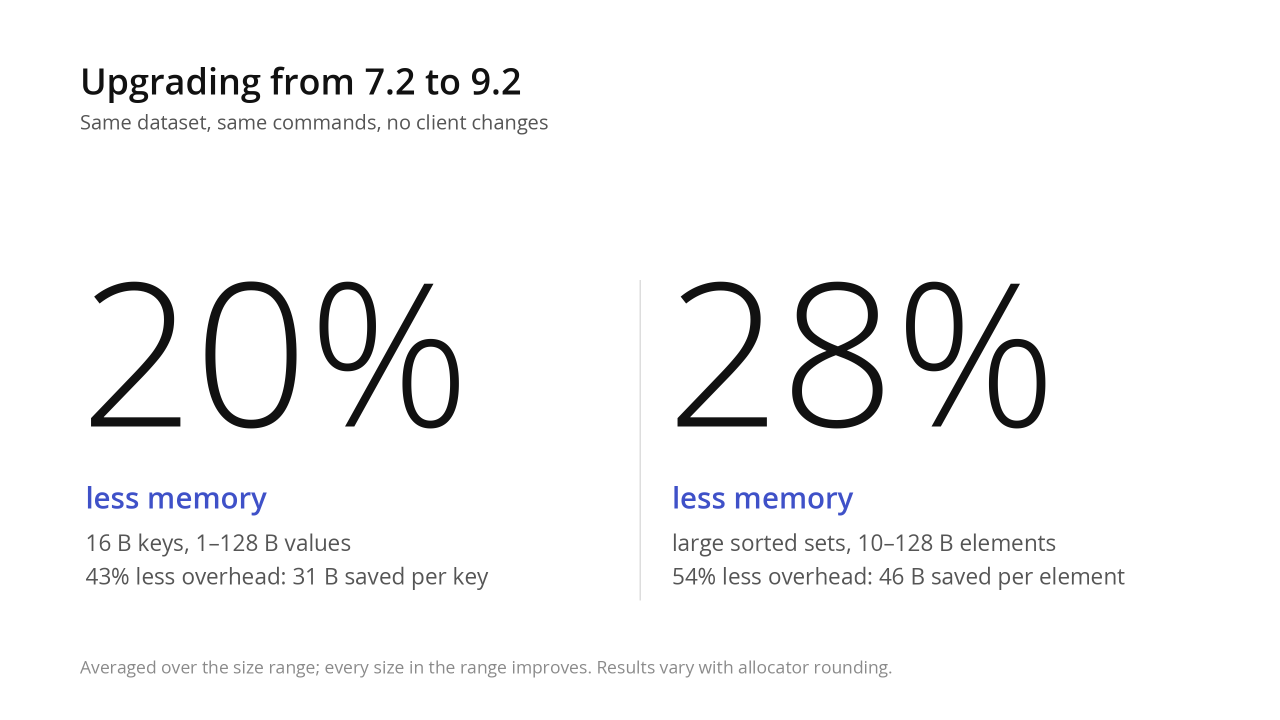
#> input picture prague-deck/slides-lite/s002.png, 2560 x 1440 px, given in place of s002.png.png, which was not available (shown at 1/2 size)
$ python -i credits.py   (imports and definitions only)
#> lines starting #> are read from the running program, lines starting #| are printed output that depends on the picture; after the words box and inside, x2 and y2 are one past the last pixel; in counts of white or black regions, pixels touching at a corner belong together; pictures that were not available may be replaced by others from this repository, and a replacement may not be noted
"""Credits slide (page 22), re-typeset: one row per memory-saving PR, GitHub avatars beside names.

Same frame as the other re-typeset slides (makeover.py): 1920x1080 design coordinates rendered at
2560x1440, Open Sans from fonts/opensans/, the header at (120, 84), 120 px side margins, the deck's
ink/grey/muted/accent palette. Release and PR numbers are set in Fira Mono (fonts/firamono/), the
deck's face for code-like tokens; everything else is Open Sans. Avatars live in makeover/avatars/.
Rows come from CREDITS-SLIDE.md in the talk workspace (evidence per name in CREDITS.md there).

Imported by makeover.py: render() returns the PIL image for save(im, '022').
"""
from pathlib import Path
from PIL import Image, ImageDraw, ImageFont

HERE = Path(__file__).parent
FONTS = HERE.parent / 'fonts'
AV = HERE / 'avatars'

S = 2560 / 1920
W, H = 2560, 1440
INK, GREY, MUTED, ACCENT, RULE = '#111111', '#555555', '#8a8a8a', '#3F51C8', '#dddddd'


def P(v): return round(v * S)
def sans(w, size): return ImageFont.truetype(str(FONTS / f'opensans/OpenSans-{w}.ttf'), P(size))
def mono(w, size): return ImageFont.truetype(str(FONTS / f'firamono/FiraMono-{w}.ttf'), P(size))


PEOPLE = {
    'Harkrishn Patro': 'hpatro', 'Madelyn Olson': 'madolson', 'Viktor Söderqvist': 'zuiderkwast',
    'Rain Valentine': 'rainsupreme', 'Uri Yagelnik': 'uriyage', 'Ran Shidlansik': 'ranshid',
    'chzhoo': 'chzhoo', 'Nikhil Manglore': 'Nikhil-Manglore', 'Abhishek Kumar': 'dubey02',
    'Eran Ifrah': 'eifrah-aws', 'Jim Brunner': 'JimB123', 'Ping Xie': 'PingXie',
    'Zvi Schneider': 'zvi-code',
}

ROWS = [
    ('8.0', ['541'], 'Key embedded in dict entry',
     ['Harkrishn Patro', 'Madelyn Olson'], ['Viktor Söderqvist', 'Ping Xie', 'Zvi Schneider']),
    ('8.1', ['1186'], 'New hashtable for the keyspace',
     ['Viktor Söderqvist', 'Rain Valentine', 'Uri Yagelnik'], ['Madelyn Olson', 'Jim Brunner']),
    ('8.1', ['1176', '1427', '1502'], 'Hashtable for sets, sorted sets, hashes',
     ['Rain Valentine'], ['Viktor Söderqvist', 'Ran Shidlansik']),
    ('9.0', ['1579'], 'Hash value embedded in entry',
     ['Viktor Söderqvist'], ['Ran Shidlansik']),
    ('9.1', ['2508'], 'Member embedded in skiplist node',
     ['chzhoo', 'Viktor Söderqvist'], ['Ran Shidlansik']),
    ('9.1', ['2516'], 'Value pointer dropped from string object',
     ['Rain Valentine'], ['Viktor Söderqvist', 'Jim Brunner', 'Ran Shidlansik', 'Madelyn Olson']),
    ('9.2', ['3397'], 'Embedding limit 64 \u2192 128 B',
     ['Nikhil Manglore'], ['Viktor Söderqvist']),
    ('9.2', ['3579', '3840', '4206', '4359'], 'B+ tree for sorted sets',
     ['Rain Valentine', 'Abhishek Kumar'], ['Eran Ifrah', 'Jim Brunner', 'Ran Shidlansik']),
]

SHORT = {  # change column, kept to a few words: the PR numbers appeared on the figure slides, the change is said aloud
    '541': 'Key into the dict entry', '1186': 'Hashtable for the keyspace', '1176': 'Hashtable for set, zset, hash',
    '1579': 'Hash value into the entry', '2508': 'Member into the skiplist node', '2516': 'String value pointer dropped',
    '3397': 'Embedding limit 64 \u2192 128 B', '3579': 'B+ tree for sorted sets',
}

# design-unit geometry. MODE 'change': one row per contribution, Release | Change | Authors | Reviewers.
# MODE 'release': one row per release, the changes stacked, names deduplicated across that release's PRs.
# The PR numbers are not shown in either: nobody looks one up from a slide, and they were on the figure slides.
MODE = 'release'
X0, X1 = 80, 1840                       # side margins (the frame's own are 120)
TABLE_TOP = 185
if MODE == 'change':
    COLS = [('Release', 130), ('Change', 400), ('Authors', 600), ('Reviewers', 630)]
    BODY, NUM, AVATAR, TEXT_LINE_H = 30, 27, 46, 40
else:
    COLS = [('Release', 130), ('Changes', 440), ('Authors', 580), ('Reviewers', 610)]
    BODY, NUM, AVATAR, TEXT_LINE_H = 32, 29, 56, 42
# [1 line not run here, left out]
PAD_X = 12                              # cell text inset
HEAD = 19                               # column labels, SemiBold, tracked, muted
CHIP_GAP_X, CHIP_GAP_Y = 24, 8
CELL_PAD_Y = 12
CHANGE_PX = 26                          # the change column, a notch under the names


# [13 lines left out: function display_rows, not called in this run]


f_body, f_name, f_num, f_head = sans('Regular', CHANGE_PX), sans('Regular', BODY), mono('Regular', NUM), sans('SemiBold', HEAD)
# Open Sans has no U+2192; borrow the arrow from DejaVu Sans at the same size (as makeover.py does)
f_arrow = ImageFont.truetype('/usr/share/fonts/dejavu-sans-fonts/DejaVuSans.ttf', P(CHANGE_PX))


def tw(font, text): return font.getlength(text) / S


# [9 lines left out: function wrap, not called in this run]


def chip_w(name): return AVATAR + 12 + tw(f_name, name)


# [10 lines left out: function layout_chips, not called in this run]


_av = {}


def avatar(handle):
#> called with handle = '../prague-deck/slides-lite/s002.png'
    if handle not in _av:
        d = P(AVATAR)
        im = Image.open(AV / f'{handle}.png').convert('RGB').resize((d * 4, d * 4), Image.LANCZOS)
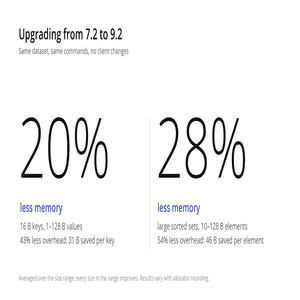
#> im: PIL image 300x300 RGB; mean R, G, B 245.4, 245.5, 245.8
        mask = Image.new('L', (d * 4, d * 4), 0)
#> mask: PIL image 300x300 L; every value is 0
        ImageDraw.Draw(mask).ellipse((0, 0, d * 4 - 1, d * 4 - 1), fill=255)
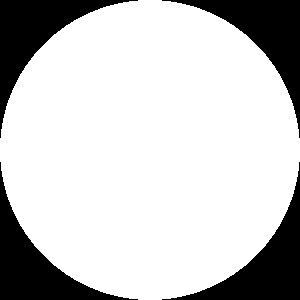
#> mask: PIL image 300x300 L; 78.5% white; 4 black regions, box (x1, y1, x2, y2) and area: (0, 0, 138, 138) 4846, (162, 0, 300, 138) 4846, (0, 162, 138, 300) 4846, (162, 162, 300, 300) 4846
        _av[handle] = (im.resize((d, d), Image.LANCZOS), mask.resize((d, d), Image.LANCZOS))
    return _av[handle]


# [57 lines left out: functions draw_text, row_plan, render, not called in this run]


# [4 lines not run here, left out]

>>> result = avatar('../prague-deck/slides-lite/s002.png')

$ run again, on prague-deck/slides-lite/s003.png
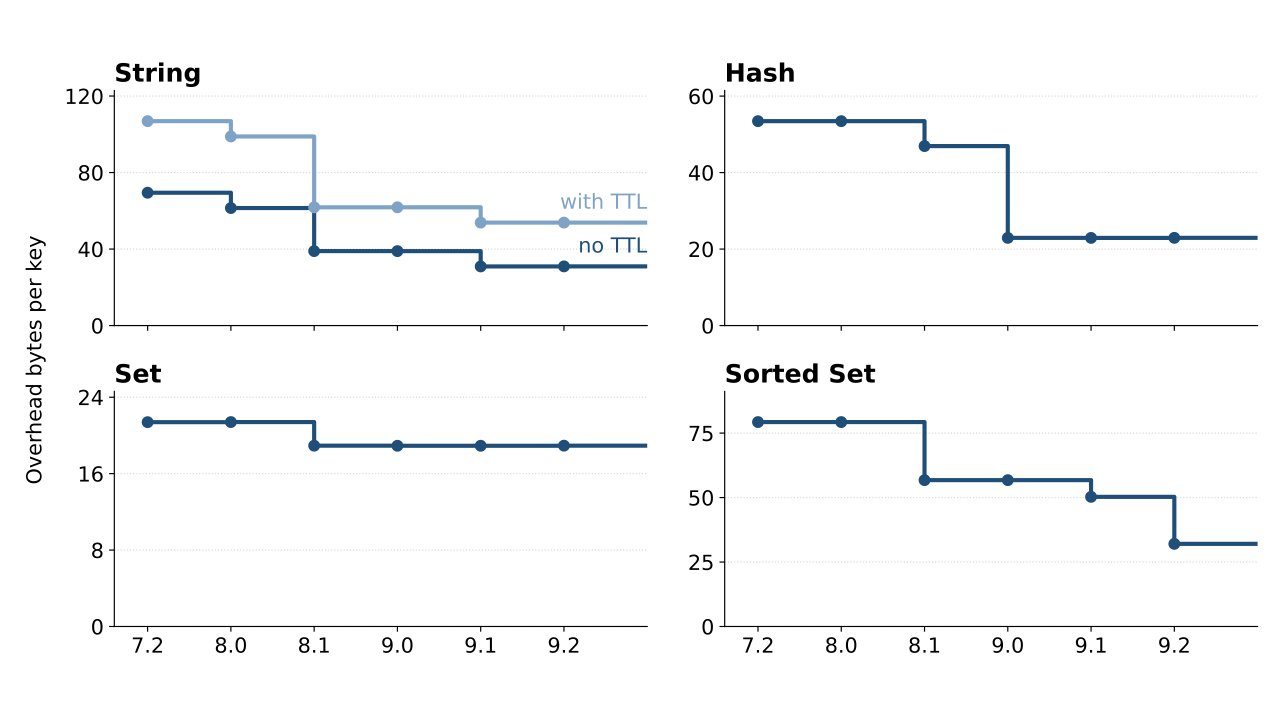
#> input picture prague-deck/slides-lite/s003.png, 2560 x 1440 px, given in place of s003.png.png, which was not available (shown at 1/2 size)
#> in avatar, `im = Image.open(AV / f'{handle}.png').convert('RGB').resize((d * 4, d ..`:
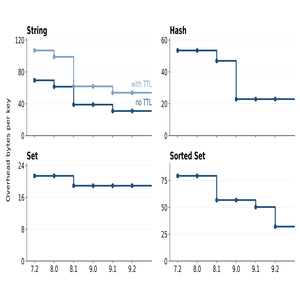
#> im: PIL image 300x300 RGB; mean R, G, B 248, 248.8, 249.4

$ run again, on prague-deck/slides-lite/s004.png
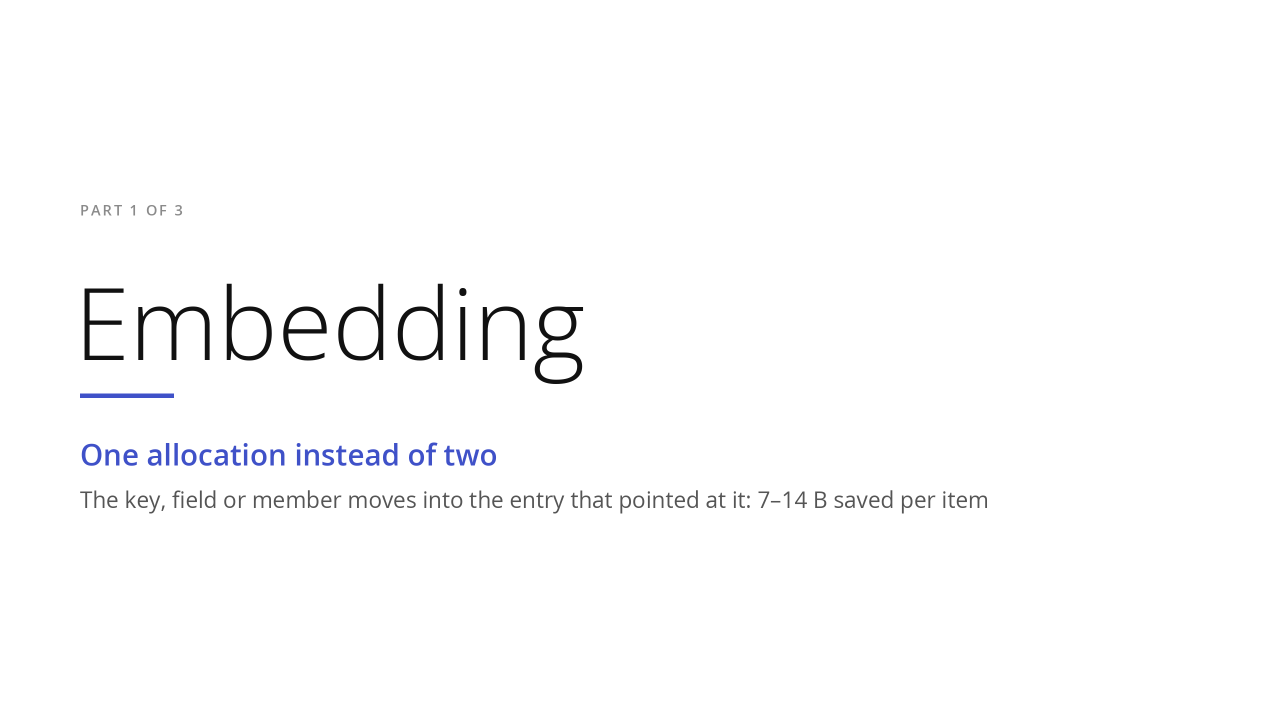
#> input picture prague-deck/slides-lite/s004.png, 2560 x 1440 px, given in place of s004.png.png, which was not available (shown at 1/2 size)
#> in avatar, `im = Image.open(AV / f'{handle}.png').convert('RGB').resize((d * 4, d ..`:
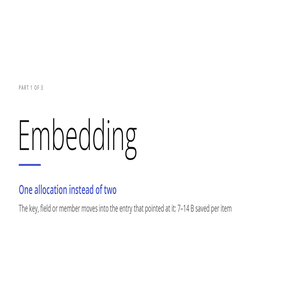
#> im: PIL image 300x300 RGB; mean R, G, B 251.5, 251.6, 252.1
